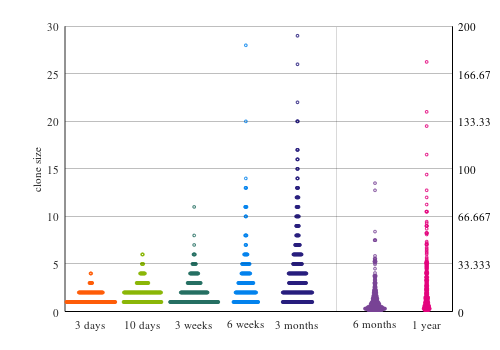

This figure's MATLAB source:
function oes_raw_dots

t1 = 3/7;
data1 = [1 142; 2 71; 3 8; 4 3];

t2 = 10/7;
data2 = [1 111; 2 109; 3 35; 4 15; 5 4; 6 2];

t3 = 3;
data3 = [1 140; 2 79; 3 38; 4 25; 5 11; 6 4; 7 1; 8 1; 11 1];

t4 = 6;
data4 = [1 73; 2 60; 3 44; 4 26; 5 22; 6 10; 7 3; 8 4; 10 2; 11 4; 13 2; 14 1; 20 1; 28 1];

t5 = 12;
data5 = [1 87; 2 87; 3 50; 4 52; 5 26; 6 24; 7 14; 8 8; 9 9; 10 8; 11 6; 12 7; 13 4; 14 3; 15 3; 16 2; 17 2; 20 2; 22 1; 26 1; 29 1];

t6 = 26;
data6 = [1 40; 2 59; 3 43; 4 18; 5 27; 6 23; 7 16; 8 12; 9 14; 10 10; 11 11; 12 5; 13 8; 14 7; 15 6; 16 3; 17 4; 18 3; 19 3; 20 4; 21 1; 22 2; 23 1; 24 3; 25 4; 27 1; 30 1; 33 1; 34 1; 35 5; 36 1; 37 2; 39 1; 50 2; 56 1; 85 1; 90 1];

t7 = 52;
data7 = [1 12; 2 18; 3 15; 4 14; 5 6; 6 11; 7 8; 8 6; 9 9; 10 9; 11 3; 12 4; 13 4; 14 2; 15 4; 16 4; 17 2; 18 4; 19 2; 20 2; 21 3; 22 4; 23 1; 24 5; 26 2; 27 4; 28 3; 29 1; 30 3; 31 3; 32 3; 33 2; 34 4; 35 2; 36 1; 37 1; 38 1; 40 1; 41 1; 42 1; 43 1; 44 1; 45 1; 47 2; 48 1; 49 1; 54 1; 55 3; 58 1; 60 2; 62 1; 63 1; 70 2; 75 1; 80 1; 85 1; 96 1; 110 1; 130 1; 140 1; 175 1];

ts = [t1 t2 t3 t4 t5 t6 t7];
data = {data1 data2 data3 data4 data5 data6 data7};
av = zeros(size(ts));
for i = 1:numel(ts)
    av(i) = dot(data{i}(:,1), data{i}(:,2) / sum(data{i}(:,2)));
end

    function [X, Y] = generate_dots(data, xoffset)
        X = zeros(0,0);
        Y = zeros(0,0);
        for d = data'
            n = d(1); counts = d(2);
            for x = (-floor(counts/2)):(counts - ceil(counts/2))
                Y(end+1) = n;
                X(end+1) = x+xoffset;
            end
        end
    end

fh = figure;
gh(1) = newplot(fh);
gh(2) = axes('Position',get(gh(1),'Position'),...
           'XAxisLocation','bottom',...
           'YAxisLocation','right',...
           'Color','none',...
           'XColor','k','YColor','k');
linkaxes(gh, 'x');
colours = [
 0.996078, 0.360784, 0.027451;
% 0.996078, 0.988235, 0.0352941;
 0.541176, 0.713725, 0.027451;
 0.145098, 0.435294, 0.384314;
 0.00784314, 0.509804, 0.929412;
 0.152941, 0.113725, 0.490196;
 0.470588, 0.262745, 0.584314;
 0.890196, 0.0117647, 0.490196;
 0.905882, 0.027451, 0.129412
];
offset = 75 + ((1:numel(ts)) - 1)*150;
offset(6) = offset(6) + 75;
offset(7) = offset(7) + 75;
for i = [1 2]
    set(gh(i), 'NextPlot', 'add');
    set(gh(i), 'XLim', [0 7*150+75]);
    ticklengths = get(gh(i), 'TickLength');
    ticklengths(1) = 0.0;
    set(gh(i), 'TickLength', ticklengths);
    set(gh(i), 'YGrid', 'on');
    set(gh(i), 'FontName', 'Times', 'FontSize', 8);
end
set(gh(1), 'XTick', offset);
set(gh(1), 'XTickLabel', {'3 days'; '10 days'; '3 weeks'; '6 weeks'; '3 months'; '6 months'; '1 year'});
set(gh(2), 'XTick', [5*150+75/2], 'XTickLabel', {''});
set(gh(2), 'XGrid', 'on');
ylabel(gh(1), 'clone size', 'FontName', 'Times', 'FontSize', 8);
ghi = [1 1 1 1 1 2 2];
for i = 1:numel(ts)
    [X, Y] = generate_dots(data{i}, offset(i));
    plot(gh(ghi(i)), X, Y, 'o', 'MarkerSize', 2, 'MarkerEdgeColor', colours(i,:));
    drawnow;
end

ylimits = get(gh(2),'YLim');
yinc = (ylimits(2)-ylimits(1))/6;
set(gh(2), 'YTick', [ylimits(1):yinc:ylimits(2)]);

% copied from oes_scaling
% lambda = 0.7676;
% r = 0.1926;
% rho = 0.5164;
% gamma = lambda * rho / (1-rho);
% tau = rho / (r * lambda);
% 
% [p0, ts2] = xi(lambda, r, rho, logspace(-1, 2, 40), 0);
% inset = axes('pos', [0.25 0.57 0.4 0.3]);
% set(inset, 'NextPlot', 'add');
% loglog(inset, ts, av, '+', 'MarkerEdgeColor', colours(1,:));
% loglog(inset, ts2, (1 + (lambda/gamma)*(1-exp(-gamma*ts2))) ./ (1 - p0), '-k');
% set(inset, 'XScale', 'log', 'YScale', 'log');
% set(inset, 'XLim', [0.1 100]);
% xlabel('time (weeks)', 'FontName', 'Times', 'FontSize', 8);
% ylabel('average clone size', 'FontName', 'Times', 'FontSize', 8);
% set(inset, 'FontName', 'Times', 'FontSize', 8);
% set(inset, 'Position', get(inset, 'OuterPosition') - ...
%     get(inset, 'TightInset') * [-1 0 1 0; 0 -1 0 1; 0 0 1 0; 0 0 0 1]);

set(fh, 'PaperUnits', 'inches');
w = 5; h = 3.5;
set(fh, 'PaperSize', [w h]);
set(fh, 'PaperPosition', [0 0 w h]);

%set(gh, 'Position', get(gh, 'OuterPosition') - ...
%    get(gh, 'TightInset') * [-1 0 1 0; 0 -1 0 1; 0 0 1 0; 0 0 0 1]);

set(fh, 'Color', 'white');

drawnow;
print(fh, '-dpdf', 'oes-raw-dots');

end
